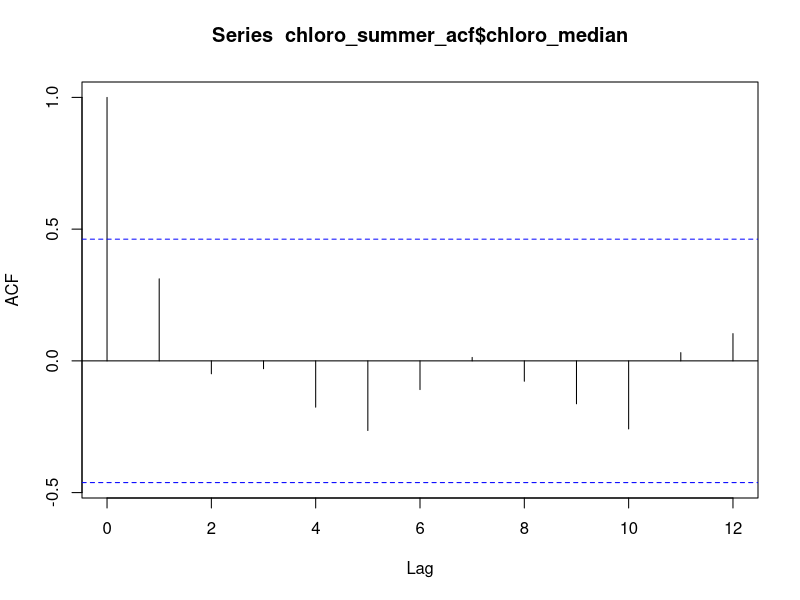
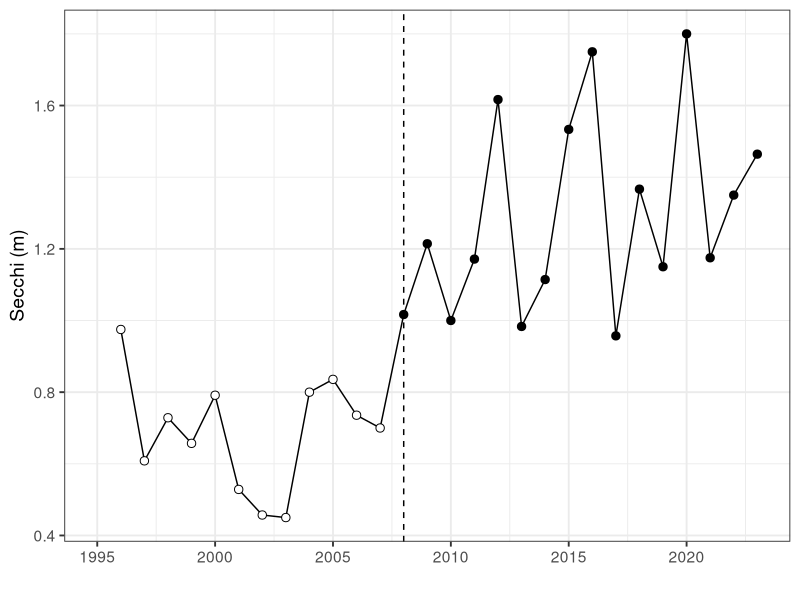
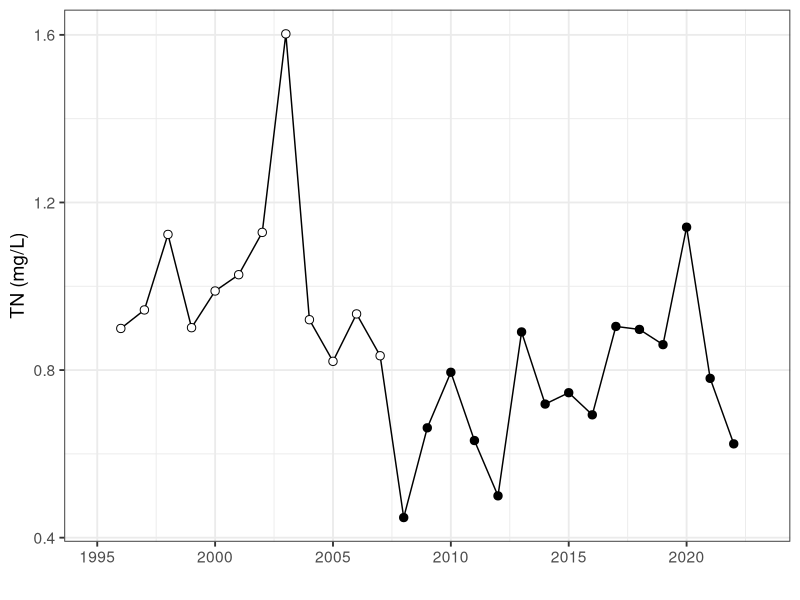
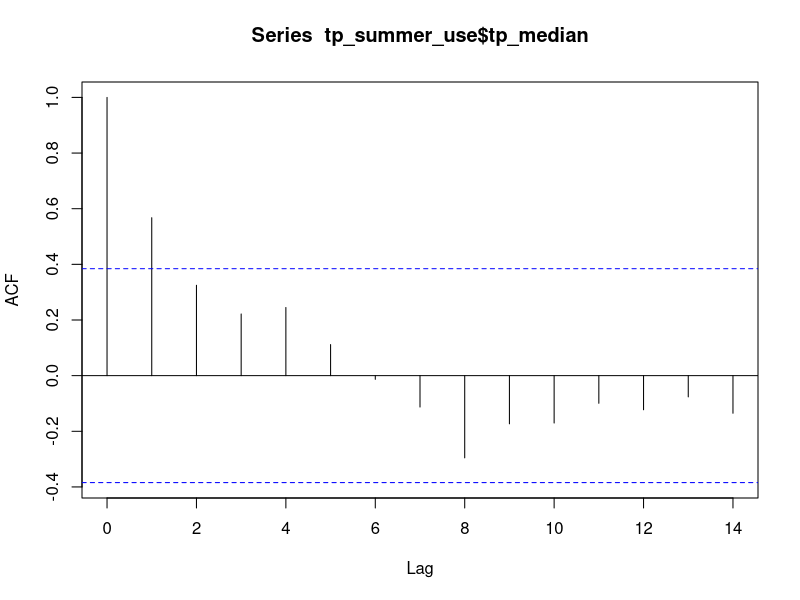
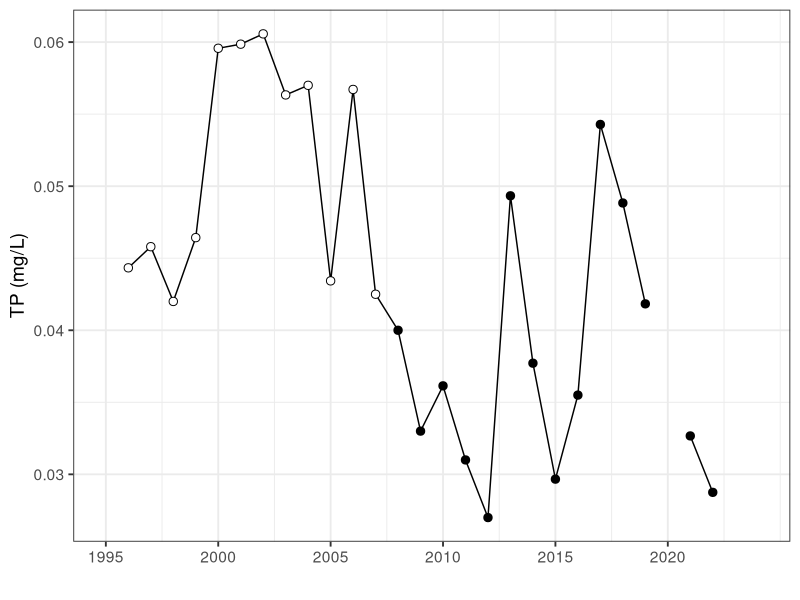
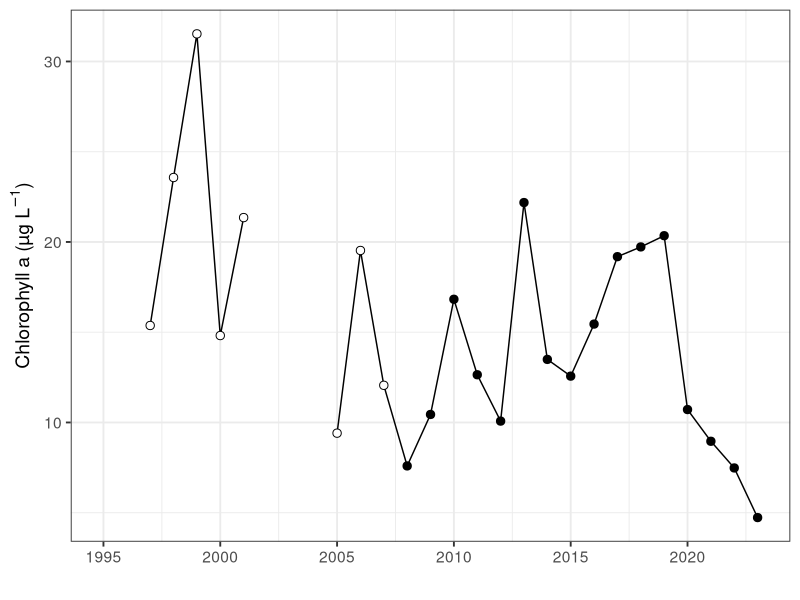
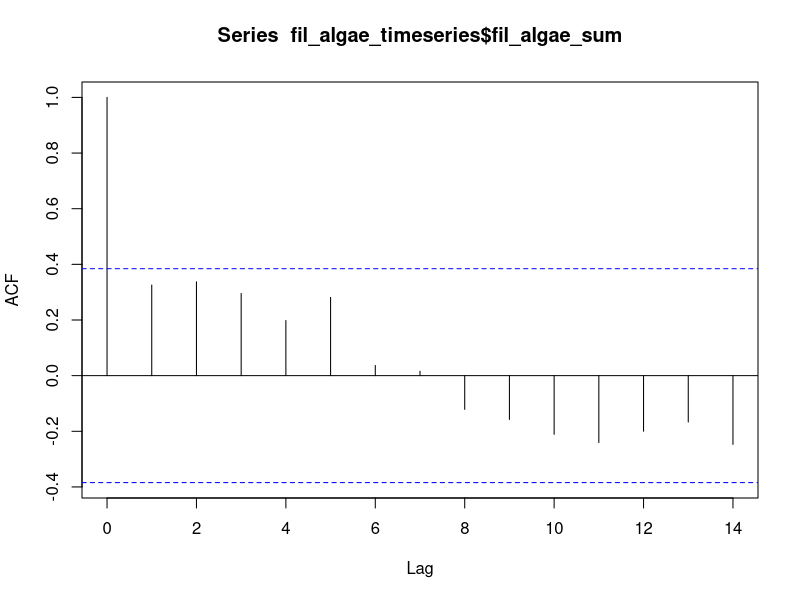

Generate these figures, in order, with R: (Note: this script raises an error after producing the figures.)
library(tidyverse)
library(patchwork)
library(lubridate)
#Read in data
secchi_summer<- read_csv("data/secchi_summer.csv")|>
  mutate(year = ifelse(year4 == 2008.2, 2008, year4))%>%
  mutate(removal = ifelse(year4 < 2008, "<2008", ">=2008"))
tn_summer<- read_csv("data/tn_summer.csv")|>
  filter(month(sampledate) > 5 & month(sampledate) < 9)%>%
  group_by(year4)%>%
  summarize(totnuf_median = (mean(totnuf,na.rm = TRUE)),
            totnuf_min = (min(totnuf,na.rm = TRUE)),
            totnuf_max = (max(totnuf,na.rm = TRUE)))%>%
  mutate(removal = ifelse(year4 < 2008, "<2008", ">=2008"))

tp_summer<- read_csv("data/summer_tp.csv")|>
  filter(month(sampledate) > 5 & month(sampledate) < 9)%>%
  filter(year4 != 2020)%>%
  group_by(year4)%>%
  summarize(tp_median = (mean(tp_use,na.rm = TRUE)),
            tp_min = (min(tp_use,na.rm = TRUE)),
            tp_max = (max(tp_use,na.rm = TRUE)))%>%
  mutate(removal = ifelse(year4 < 2008, "<2008", ">=2008"))
tp_summer_use<- tp_summer%>%
  select(tp_median, year4)

chloro_summer<- read_csv("data/wingra_chl_data_update.csv")|>
  filter(month(sampledate) > 5 & month(sampledate) < 9)%>%
  group_by(year4)%>%
  summarize(chloro_median = (mean(chl_use,na.rm = TRUE)),
            chloro_min = (min(chl_use,na.rm = TRUE)),
            chloro_max = (max(chl_use,na.rm = TRUE)))%>%
  mutate(removal = ifelse(year4 < 2008, "<2008", ">=2008"))

chloro_summer_acf<- chloro_summer%>%
  filter(year4 > 2005)
acf(chloro_summer_acf$chloro_median)

ggplot(secchi_summer)+
  geom_vline(xintercept = 2008, linetype = "dashed")+
  geom_path(aes(x = year, y = secchi_median))+
  #geom_errorbar(aes(ymin =secchi_min, ymax =  secchi_max), width = 0)+
  geom_point(aes(x = year, y = secchi_median, fill = removal), size = 2.5, shape = 21)+
  scale_x_continuous(limits = c(1995,2023), breaks = seq(1995, 2023, 5))+
  ylab("Secchi (m)")+
  xlab("")+
  scale_fill_manual(values = c( "white","black"))+
  theme_bw(base_size = 14)+
  theme(legend.position = "none", 
        plot.caption = element_text(hjust = 0))

ggplot(data = tn_summer)+
  # geom_vline(xintercept = 2008, linetype = "dashed")+
  geom_path(aes(x = year4, y = totnuf_median/1000))+
  # geom_errorbar(aes(ymin =totnuf_min, ymax =  totnuf_max), width = 0)+
  geom_point(aes(x = year4, y = totnuf_median/1000, fill = removal),size = 2.5, shape = 21)+
  scale_x_continuous(limits = c(1995,2023), breaks = seq(1995, 2023, 5))+
  ylab("TN (mg/L)")+
  xlab("")+
  scale_fill_manual(values = c("white", "black"))+
  theme_bw(base_size = 14)+
  theme(legend.position = "none", 
        plot.caption = element_text(hjust = 0))

acf(tp_summer_use$tp_median)

ggplot()+
  #geom_vline(xintercept = 2008, linetype = "dashed")+
  geom_line(data = filter(tp_summer, year4< 2020), aes(x = year4, y = tp_median))+
  geom_point(data = filter(tp_summer, year4< 2020),aes(x = year4, y = tp_median, fill = removal),size = 2.5,  shape = 21)+
  geom_line(data = filter(tp_summer, year4 > 2020), aes(x = year4, y = tp_median))+
  geom_point(data = filter(tp_summer, year4 > 2020),aes(x = year4, y = tp_median, fill = removal), size = 2.5, shape = 21)+
  # geom_errorbar(aes(ymin =tp_min, ymax =  tp_max), width = 0)+
  scale_x_continuous(limits = c(1995,2024), breaks = seq(1995, 2023, 5))+
  ylab("TP (mg/L)")+
  xlab("")+
  scale_fill_manual(values = c("white", "black"))+
  theme_bw(base_size = 14)+
  theme(legend.position = "none", 
        plot.caption = element_text(hjust = 0))

ggplot()+
  # geom_vline(xintercept = 2008, linetype = "dashed")+
  geom_path(data = filter(chloro_summer, year4< 2002), aes(x = year4, y = chloro_median))+
  geom_path(data = filter(chloro_summer, year4 > 2004), aes(x = year4, y = chloro_median))+
  # geom_errorbar(data = chloro_plot, aes(x = year4, ymin = chloro_min, ymax =  chloro_max), width = 0)+
  geom_point(data = chloro_summer, aes(x = year4, y = chloro_median, fill = removal), size = 2.5, shape = 21)+
  ylab(expression(paste("Chlorophyll a", " (", µ,"g ", L^-1,")")))+
  xlab("")+
  scale_x_continuous(limits = c(1995,2023), breaks = seq(1995, 2023, 5))+
  scale_fill_manual(values = c("white", "black"))+
  theme_bw(base_size = 14)+
  theme(legend.position = "none", plot.caption = element_text(hjust = 0))

fil_algae_timeseries<- read_csv("data/ntl_macrophyte.csv")|>
  filter(lakeid == "WI")%>%
  group_by(year4)%>%
  summarize(fil_algae_sum = sum(fil_algae_wt))%>%
  mutate(removal = ifelse(year4 < 2008, '< 2008', '≥ 2008'))

macrophyte<- read_csv("data/ntl_macrophyte.csv")|>
  filter(lakeid == "WI")%>%
  mutate(removal = ifelse(year4 < 2008, "<2008", ">=2008"))

fil_summary<- fil_algae_timeseries%>%
  group_by(removal)%>%
  summarize(median = median(fil_algae_sum, na.rm = T))

fil_time<-ggplot(filter(fil_algae_timeseries, year4 < 2019), aes(x = year4, y = fil_algae_sum, fill = removal))+
  geom_bar(stat = "identity", color = "black")+
  geom_vline(xintercept = 2008, linetype = "dashed")+
  xlab("")+
  ylab("Fil. algae wet weight (g)")+
  scale_fill_manual(values = c( "white", "black"))+
  theme_bw(base_size = 14)+
  theme(legend.position = "none", plot.caption = element_text(hjust = 0))
acf(fil_algae_timeseries$fil_algae_sum)

fil_box<-ggplot(filter(macrophyte, year4 < 2019), aes(x = removal, y = fil_algae_wt))+
  geom_boxplot(outlier.color = NA)+
  geom_jitter(aes(fill = removal), shape = 21, alpha = 0.5)+
  scale_fill_manual(values = c( "white", "black"))+
  annotate("text", x=1, y=600, label= "p < 2.2e-16")+
  xlab("")+
  ylab("")+
  scale_x_discrete(labels = c(expression("< 2008"), expression(phantom(x)>= 2008)))+
  theme_bw(base_size = 14)+
  theme(legend.position = "none",panel.border = element_blank(), panel.grid.major = element_blank(),
        panel.grid.minor = element_blank(), axis.line = element_line(colour = "black"),
        plot.caption = element_text(hjust = 0))
t.test(fil_algae_wt ~removal, data = macrophyte, var.equal = TRUE)

#fil_plots<- fil_time +fil_box + fil_chl_plot + plot_layout(widths = c(2,1))+plot_annotation(tag_levels = 'a', tag_prefix = "(", tag_suffix = ")") 
#ggsave("figures/manuscript/manuscript/figure3.png", width = 8, height = 5, units = 'in')

secchi_mean<- secchi_all%>%
  mutate(year4 = year(sampledate))%>%
  group_by(year4)%>%
  summarize(secchi_mean = mean(secnview),
            secchi_median = median(secnview))%>%
  mutate(removal = ifelse(year4 < 2008, '< 2008', '≥ 2008'))%>%
  filter(year4 < 2019)


secchi_fil<- fil_algae_timeseries%>%
  left_join(secchi_mean, by = c("year4", "removal"))

ggplot(filter(secchi_fil))+
  geom_point(aes(y = fil_algae_sum, x = secchi_median, fill= removal), size = 4 , shape = 21)+
  scale_fill_manual(values = c( "white", "black"), name = "Carp removal:")+
  ylab("Fil. algae wet weight (g)")+
  xlab("Secchi (m) ")+
  scale_y_log10()+
  theme_bw(base_size = 14)+
  theme(legend.position = "bottom",plot.caption = element_text(hjust = 0))

summer_zoop_sampling<- read_csv('data/zooplankton.biomass_WI.csv')|>
  mutate(mg_m3 = ug_m3/1000)%>%
  mutate(month = month(sample_date))%>%
  filter(month > 5 & month < 9)%>%
  mutate(year = year(sample_date))
zoop_summer_mean<- summer_zoop_sampling%>%
  group_by(sample_date)%>%
  summarize(sum = sum(mg_m3))
zoop_summer_sum<- zoop_summer_mean%>%
  mutate(year = year(sample_date))%>%
  group_by(year)%>%
  summarize(mean_sum = mean(sum),
            n = n())%>%
  mutate(removal = ifelse(year < 2008, "<2008", ">=2008"))
ggplot(zoop_summer_sum)+
  geom_point(aes(x = year, y = mean_sum, fill = removal), size = 2.5, shape = 21)+
  xlab("")+
  ylab("Zooplankton biomass (mg/m3)")+
  scale_fill_manual(values = c( "white", "black"))+
  theme_bw(base_size = 14)+
  theme(legend.position = "none", plot.caption = element_text(hjust = 0))

acf(zoop_summer_sum$mean_sum)

zoop_fil<- zoop_summer_sum%>%
  left_join(fil_algae_timeseries, by = c("year" = "year4"))

fil_zoop_plot<-ggplot(filter(zoop_fil, year > 2007))+
  geom_smooth(aes(x = fil_algae_sum, y = mean_sum), method = "lm", color = "black")+
  geom_point(aes(x = fil_algae_sum, y = mean_sum), size = 2)+
  xlab("Fil. algae wet weight (g)")+
  ylab(expression(paste("Mean summer zooplankton biomass", " (", µ,"g ", L^-1,")")))+
  theme_bw(base_size = 14)

fil_chl_plot<-ggplot(filter(summer_post_fil))+
  geom_smooth(aes(x = fil_algae_sum, y = chl_mean), method = "lm", color = "black")+
  geom_point(aes(x = fil_algae_sum, y = chl_mean), size = 3)+
  ylab(expression(paste("Chlorophyll a", " (", µ,"g ", L^-1,")")))+
  xlab("Fil. algae wet weight (g)")+
  theme_bw(base_size = 16)
fil_chl_plot+fil_zoop_plot+plot_annotation(tag_levels = 'a', tag_prefix = "(", tag_suffix = ")") 
ggsave("figures/manuscript/manuscript/sf1.png", width = 8, height = 4, units = 'in')
ggsave("figures/defense/chla_fil.png", width = 5, height = 4, units = 'in')

fil_chl_lm<- lm(chl_mean~fil_algae_sum, data = filter(summer_post_fil,  year4 > 2007))
summary(fil_chl_lm)

zoop_fil_lm<- lm(fil_algae_sum ~ mean_sum, data = filter(zoop_fil, year > 2007))
summary(zoop_fil_lm)
